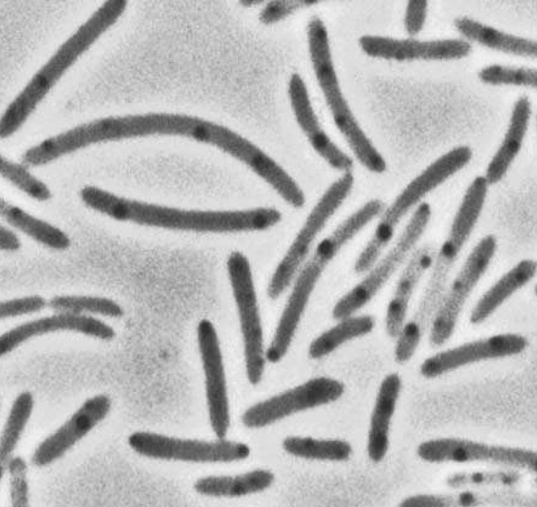
#> input picture 01-image-segmentation/bacteria.png, 537 x 507 px
$ jupyter execute result_01.ipynb
#> lines starting #> are read from the running program, lines starting #| are printed output that depends on the picture; after the words box and inside, x2 and y2 are one past the last pixel; in counts of white or black regions, pixels touching at a corner belong together
[cell 1]
import numpy as np
from matplotlib import pyplot as plt

#nous importons l'image , et nous reduisons ses dimentions à 2
image = plt.imread('bacteria.png')
#> image is the input picture: shape (507, 537, 3) float32; min 0.169, max 0.957, mean 0.714
image = image[:,:,0]
#> image: shape (507, 537) float32
plt.imshow(image)
image.shape
#> Out = (507, 537)

[cell 2]
#on créé une copie de notre image , puis on applatis cette copie sous forme d'un histogramme
image_b= np.copy(image)
plt.hist(image_b.ravel() , bins = 255 )
plt.show()
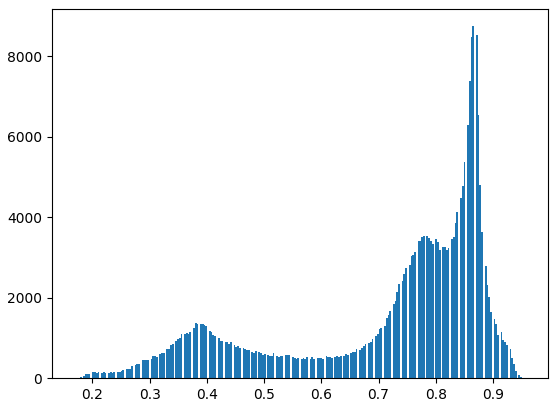
#> figure drawn by matplotlib, 1 panel; tallest bar 8742 high, from x = 0.864 to 0.867
#en observant l'histogramme , et en considérant que la partie horizontale represente l'intensité des couleurs on voit que les parties les plus sombres sont proches de l'index 0 et les parties claires sont de plus en plus eloignés de cet index ...

[cell 3]
#filtrans les parties sombres par du booleen indexing
image= image < 0.6
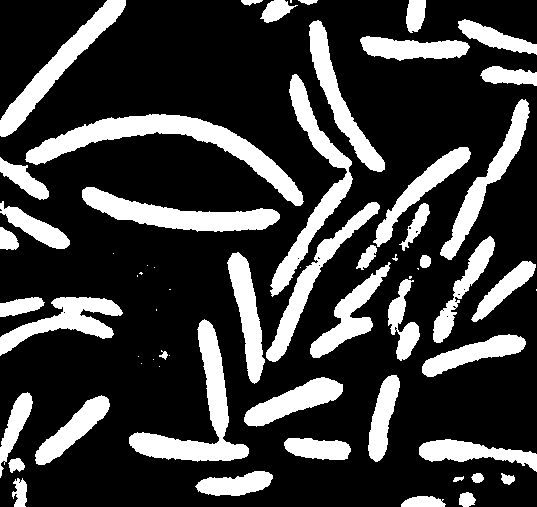
#> image: shape (507, 537) bool; 24% white; 63 white regions (18 under 20 px), largest, box (x1, y1, x2, y2) and area: (25, 114, 304, 206) 5741, (129, 319, 249, 462) 4297, (82, 187, 280, 232) 3820
image
plt.imshow(image)

[cell 4]
#debarassons nous des artéfacts
from scipy import ndimage
open_x = ndimage.binary_opening(image)
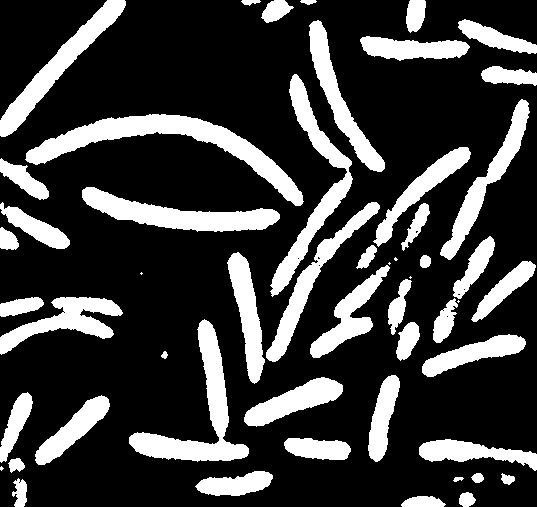
#> open_x: shape (507, 537) bool; 23.9% white; 53 white regions (6 under 20 px), largest, box (x1, y1, x2, y2) and area: (25, 114, 304, 206) 5733, (129, 319, 249, 462) 4295, (82, 187, 280, 232) 3820
plt.imshow(image)

[cell 5]
#utilisons la fonction label de ndimage pour voir le nombre de groupe sur l'image (nlabel), et ler representation (label_image)
label_image, n_labels = ndimage.label(open_x)
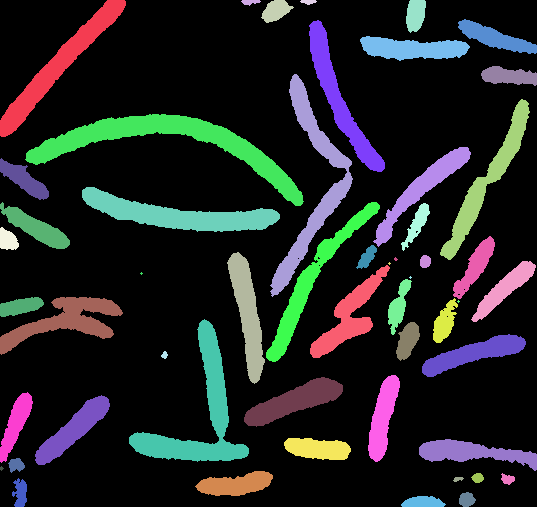
#> label_image: shape (507, 537) int32; 54 distinct labels, from 0 to 53; one colour per label, 0 black
#> n_labels = 53
print(n_labels)
#| 53

[cell 6]
plt.imshow(label_image)

[cell 7]
#avec la fonction sum du module ndimage essayons de voir le nombre de pixel a l'interieru de chaque groupe et seeayons de les representer
sizes = ndimage.sum(open_x, label_image , range(n_labels))
#> sizes = 53 values, max 5733 at index 12, min 0 at index 0, mean 1219.6

[cell 8]
sizes
#> Out has the same summary as sizes

[cell 9]
plt.scatter(range(n_labels), sizes, c= 'blue')
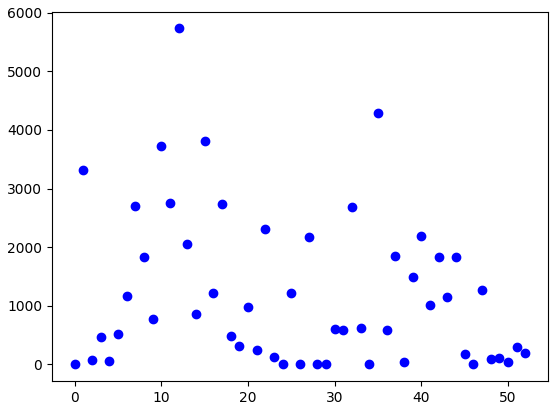
#> figure drawn by matplotlib, 1 panel
